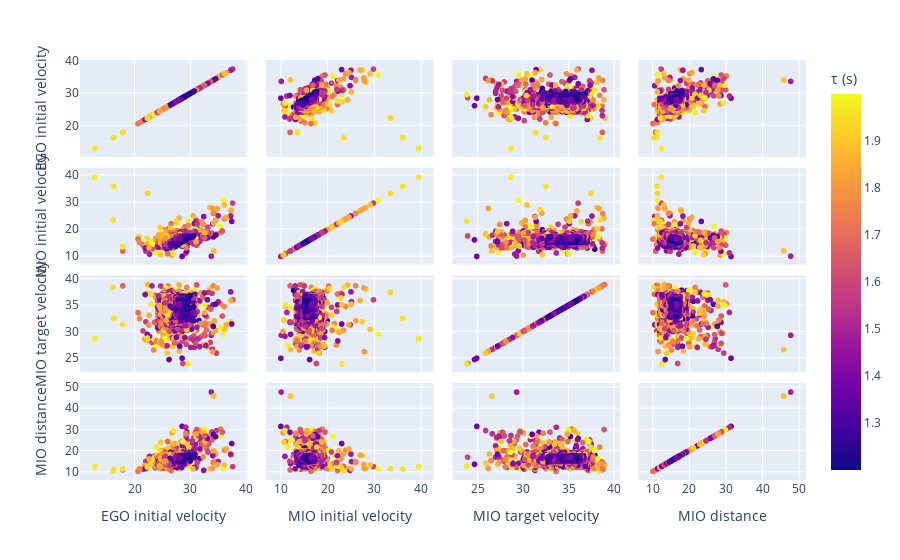

The cell this chart's notebook holds for it:
### Code cell
fig = px.scatter_matrix(configs_df_risky,
                       dimensions=["EGO initial velocity",
                                   "MIO initial velocity",
                                   "MIO target velocity",
                                   "MIO distance"],
                       color="\u03C4 (s)")
fig.show()

### Figure 1 — Plotly figure (JSON) as saved in the notebook; plotly's stock layout.template omitted (floating-point values rounded to 4 significant figures; data arrays with more than 128 entries replaced by an {"elided": "..."} marker saying what was removed)
{"data": [{"dimensions": [{"axis": {"matches": true}, "label": "EGO initial velocity", "values": {"elided": "3466 float values"}}, {"axis": {"matches": true}, "label": "MIO initial velocity", "values": {"elided": "3466 float values"}}, {"axis": {"matches": true}, "label": "MIO target velocity", "values": {"elided": "3466 float values"}}, {"axis": {"matches": true}, "label": "MIO distance", "values": {"elided": "3466 float values"}}], "hovertemplate": "%{xaxis.title.text}=%{x}<br>%{yaxis.title.text}=%{y}<br>τ (s)=%{marker.color}<extra></extra>", "legendgroup": "", "marker": {"color": {"elided": "3466 float values"}, "coloraxis": "coloraxis", "symbol": "circle"}, "name": "", "showlegend": false, "type": "splom"}], "layout": {"coloraxis": {"colorbar": {"title": {"text": "τ (s)"}}, "colorscale": [[0, "#0d0887"], [0.1111, "#46039f"], [0.2222, "#7201a8"], [0.3333, "#9c179e"], [0.4444, "#bd3786"], [0.5556, "#d8576b"], [0.6667, "#ed7953"], [0.7778, "#fb9f3a"], [0.8889, "#fdca26"], [1, "#f0f921"]]}, "dragmode": "select", "legend": {"tracegroupgap": 0}, "margin": {"t": 60}}}
